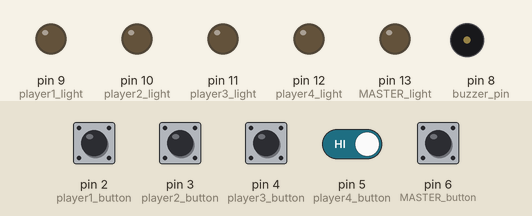
This sketch was run on a simulated Arduino Uno, built with avr-gcc and run on an emulated ATmega328P. On the bench: output pins drawn as LEDs (lit = HIGH), buzzer (waves = sounding). The inputs (shaded band) are chosen by the test bench; at power-on: pin 2 (player1_button), pin 3 (player2_button), pin 4 (player3_button), pin 5 (player4_button), pin 6 (MASTER_button) HIGH. What the sketch prints to the serial monitor is not drawn.

Above: at 1.2 s.
1.3 s: pin 3 (player2_button) pulled LOW for 0.15 s
At 3.3 s:
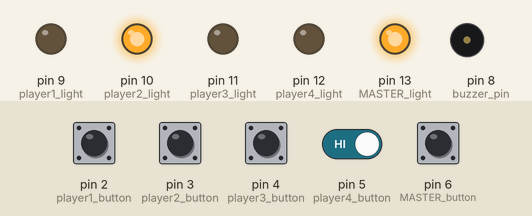
3.6 s: pin 6 (MASTER_button) pulled LOW for 0.15 s
At 4.7 s:
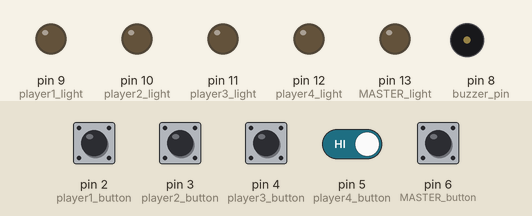
5.2 s: pin 2 (player1_button) pulled LOW for 0.15 s
At 6.4 s:
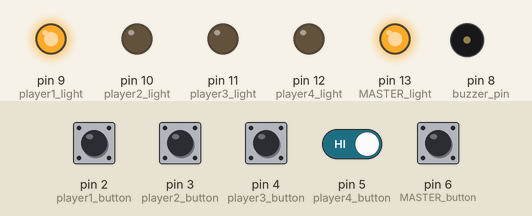
7.5 s: pin 6 (MASTER_button) pulled LOW for 1 s
At 8.8 s:
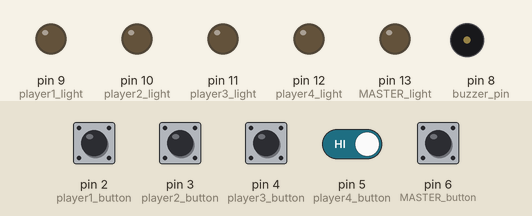
10.0 s: pin 4 (player3_button) pulled LOW for 0.15 s
At 11.3 s:
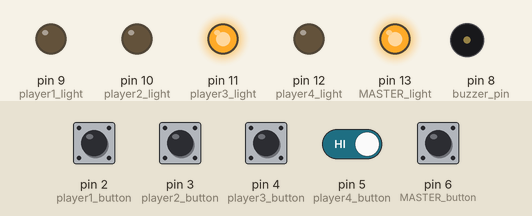
12.3 s: pin 5 (player4_button) driven LOW and pin 6 (MASTER_button) driven LOW
At 12.9 s:
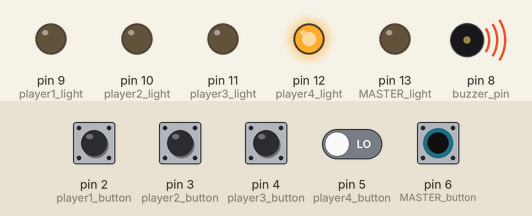
Timing chart, 0 to 15.3 s (numbered marks = the images above; inputs shaded):
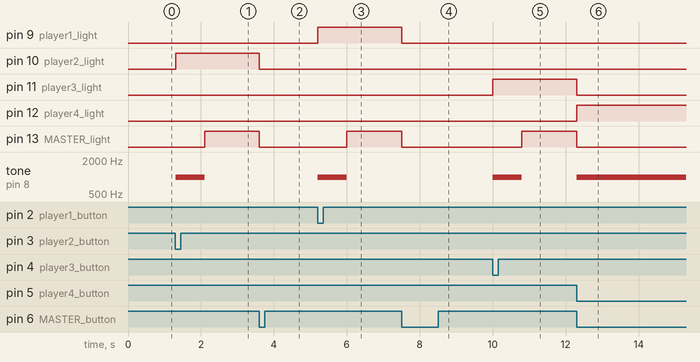

The sketch:

buzzerGame.ino
```cpp
const int player1_button = 2;     // the number of the pushbutton pin
const int player2_button = 3;
const int player3_button = 4;
const int player4_button = 5;
const int MASTER_button = 6;

const int buzzer_pin = 8;

const int player1_light =  9;      // the number of the LED pin
const int player2_light =  10;
const int player3_light =  11;
const int player4_light =  12;
const int MASTER_light =  13;

// variables will change:
int player1_buttonState = 0;         // variable for reading the pushbutton status
int player2_buttonState = 0;
int player3_buttonState = 0;
int player4_buttonState = 0;
int MASTER_buttonState = 0;

int gameState = 0;  //gameState tracks whats going on.  0 = open, 1 1 4 = latched on player

void setup() {
  // initialize the LED pin as an output:
  pinMode(player1_light, OUTPUT);
  pinMode(player2_light, OUTPUT);
  pinMode(player3_light, OUTPUT);
  pinMode(player4_light, OUTPUT);
  pinMode(MASTER_light, OUTPUT);
  pinMode(buzzer_pin, OUTPUT);
  // initialize the pushbutton pin as an input:
  pinMode(player1_button, INPUT_PULLUP);
  pinMode(player2_button, INPUT_PULLUP);
  pinMode(player3_button, INPUT_PULLUP);
  pinMode(player4_button, INPUT_PULLUP);
  pinMode(MASTER_button, INPUT_PULLUP);

  Serial.begin(9600);
}

void loop() {

    player1_buttonState = digitalRead(player1_button);
    player2_buttonState = digitalRead(player2_button);
    player3_buttonState = digitalRead(player3_button);
    player4_buttonState = digitalRead(player4_button);
    MASTER_buttonState = digitalRead(MASTER_button);

  if (gameState == 0){ //waiting for player press


    if(player1_buttonState == LOW){//these are pullup.  They drop to low when button is pressed.
      LatchGameState(1);
    }else if(player2_buttonState == LOW){
      LatchGameState(2);
    }else if(player3_buttonState == LOW){
      LatchGameState(3);
    }else if(player4_buttonState == LOW){
      LatchGameState(4);
    }
  }
  if(MASTER_buttonState == LOW){
      ResetGameState();
  }

  Serial.println(player2_buttonState);
}
void LatchGameState(int playerNum){
  gameState = playerNum;

  //reset lights
  digitalWrite(player1_light, LOW);
  digitalWrite(player2_light, LOW);
  digitalWrite(player3_light, LOW);
  digitalWrite(player4_light, LOW);

  if(playerNum == 1){
    digitalWrite(player1_light, HIGH);
  }else if(playerNum == 2){
    digitalWrite(player2_light, HIGH);
  }else if(playerNum == 3){
    digitalWrite(player3_light, HIGH);
  }else if(playerNum == 4){
    digitalWrite(player4_light, HIGH);
  }

  //buzzer
  tone(buzzer_pin, 1000);
  delay(800);
  noTone(buzzer_pin);


  //illuminate MASTER
  digitalWrite(MASTER_light, HIGH);

}

void ResetGameState(){
  gameState = 0;

  digitalWrite(MASTER_light, LOW);
  digitalWrite(player1_light, LOW);
  digitalWrite(player2_light, LOW);
  digitalWrite(player3_light, LOW);
  digitalWrite(player4_light, LOW);
}
```

Measured:
- after the input at 1.3 s, pin 10 (player2_light): LOW → HIGH at once; pin 13 (MASTER_light): LOW → HIGH after 0.80 s; tone on pin 8 (buzzer_pin): silent → 1000 Hz at once, → silent 0.80 s later
- after the input at 3.6 s, pin 10 (player2_light), pin 13 (MASTER_light): HIGH → LOW at once
- after the input at 5.2 s, pin 9 (player1_light): LOW → HIGH at once; pin 13 (MASTER_light): LOW → HIGH after 0.80 s; tone on pin 8 (buzzer_pin): silent → 1000 Hz at once, → silent 0.80 s later
- after the input at 7.5 s, pin 9 (player1_light), pin 13 (MASTER_light): HIGH → LOW at once
- after the input at 10.0 s, pin 11 (player3_light): LOW → HIGH at once; pin 13 (MASTER_light): LOW → HIGH after 0.80 s; tone on pin 8 (buzzer_pin): silent → 1000 Hz at once, → silent 0.80 s later
- after the input at 12.3 s, pin 11 (player3_light), pin 13 (MASTER_light): HIGH → LOW at once; pin 12 (player4_light): LOW → HIGH at once; tone on pin 8 (buzzer_pin): silent → 1000 Hz at once
